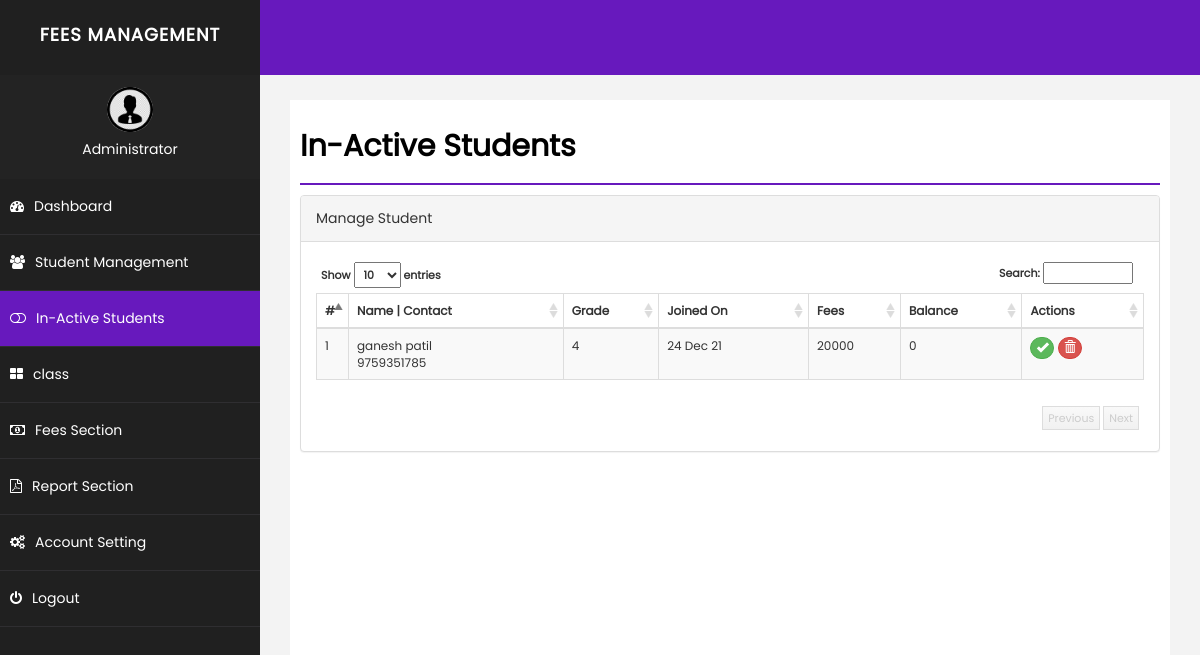
/inactivestd.php (signed in), run on the app's committed database.
### tables this page shows
CREATE TABLE `student` (
  `id` int(255) NOT NULL,
  `emailid` varchar(255) NOT NULL,
  `sname` varchar(255) NOT NULL,
  `joindate` datetime NOT NULL,
  `about` text NOT NULL,
  `contact` varchar(255) NOT NULL,
  `fees` int(255) NOT NULL,
  `grade` varchar(255) NOT NULL,
  `balance` int(255) NOT NULL,
  `delete_status` enum('0','1') NOT NULL DEFAULT '0',
  `transid` varchar(20) NOT NULL,
  `paid` varchar(15) NOT NULL
);

### inactivestd.php (the view, shortened to what this page needs)
<?php $page='inact';
include("php/dbconnect.php");
?>
<!DOCTYPE html>
<html xmlns="http://www.w3.org/1999/xhtml">
<head>
    <link href="css/bootstrap.css" rel="stylesheet" />
    <link href="css/font-awesome.css" rel="stylesheet" />
    <link href="css/basic.css" rel="stylesheet" />
    <link href="css/custom.css" rel="stylesheet" />
	<link href="css/ui.css" rel="stylesheet" />
	<link href="css/datepicker.css" rel="stylesheet" />
</head>
<?php
include("php/header.php");
?>
        <div id="page-wrapper">
            <div id="page-inner">
                <div class="row">
                    <div class="col-md-12">
                        <h1 class="page-head-line">In-Active Students</h1>
                    </div>
                </div>
        <?php
		 if(isset($_GET['action']) && @$_GET['action']=="add" || @$_GET['action']=="edit")
		 {
		?>
			<script type="text/javascript" src="js/validation/jquery.validate.min.js"></script>
		<?php
		    }else{
		?>
		 <link href="css/datatable/datatable.css" rel="stylesheet" />
		<div class="panel panel-default">
                        <div class="panel-heading">
                            Manage Student
                        </div>
                        <div class="panel-body">
                            <div class="table-sorting table-responsive">
                                <table class="table table-striped table-bordered table-hover" id="tSortable22">
                                    <thead>
                                        <tr>
                                            <th>#</th>
                                            <th>Name | Contact</th>
                                            <th>Grade</th>
                                            <th>Joined On</th>
                                            <th>Fees</th>
											<th>Balance</th>
											<th>Actions</th>
                                        </tr>
                                    </thead>
                                    <tbody>
									<?php
									$sql = "select * from student where delete_status='1'";
									$q = $conn->query($sql);
									$i=1;
									while($r = $q->fetch_assoc())
									{
									echo '<tr '.(($r['balance']>0)?'class="primary"':'').'>
                                            <td>'.$i.'</td>
                                            <td>'.$r['sname'].'<br/>'.$r['contact'].'</td>
                                            <td>'.$r['grade'].'</td>
                                            <td>'.date("d M y", strtotime($r['joindate'])).'</td>
                                            <td>'.$r['fees'].'</td>
											<td>'.$r['balance'].'</td>
											<td>
											<a href="inactivestd.php?action=approve&id='.$r['id'].'" class="btn btn-success btn-xs" style="border-radius:60px;"><span class="glyphicon glyphicon-ok"></span></a>
											<a onclick="return confirm(\'Are you sure you want to delete this record permanently?\');" href="inactivestd.php?action=delete&id='.$r['id'].'" class="btn btn-danger btn-xs" style="border-radius:60px;"><span class="glyphicon glyphicon-trash"></span></a> </td>
                                        </tr>';
										$i++;
									}
									?>
                                    </tbody>
                                </table>
                            </div>
                        </div>
                    </div>
		<?php
		}
		?>
            </div>
        </div>
    </div>
</body>
</html>

### css/basic.css (style rules this page uses)
html * { font-family: "Poppins", sans-serif; }
body { font-family: "Open Sans", sans-serif; line-height: 25px; }
#page-wrapper { padding: 15px 15px; min-height: 600px; background: #f3f3f3; }
#page-inner { width: 100%; margin: 10px 20px 10px 0px; background-color: #fff !important; padding: 10px; min-height: 1200px; }
.page-head-line { font-size: 30px; color: #000; font-weight: 800; padding-bottom: 20px; border-bottom: 2px solid #6719bd; margin-bottom: 10px; }
@media (min-width: 768px) { #page-wrapper { margin: 0 0 0 260px; padding: 15px 30px; min-height: 1200px; } }

### css/custom.css (style rules this page uses)
html * { font-family: "Poppins", sans-serif; }

### css/datatable/datatable.css (style rules this page uses)
.dataTable { float: left; }
.table-sorting { padding: 0px; position: relative; font-size: 12px; background-color: #FFF; }
.table-sorting .table { border-top: 1px solid #DDD; border-bottom: 1px solid #DDD; }
.table-sorting .sorting_asc { background: url('../../img/datatable/sort_asc.png') no-repeat center right; cursor: pointer; }
.table-sorting .sorting { background: url('../../img/datatable/sort_both.png') no-repeat center right; cursor: pointer; }

### data on the page
student: sname "ganesh patil", contact "9759351785", grade "4", joindate "24 Dec 21", fees "20000", balance "0"

### other printed values
$_SESSION['rainbow_name'] "Administrator"
